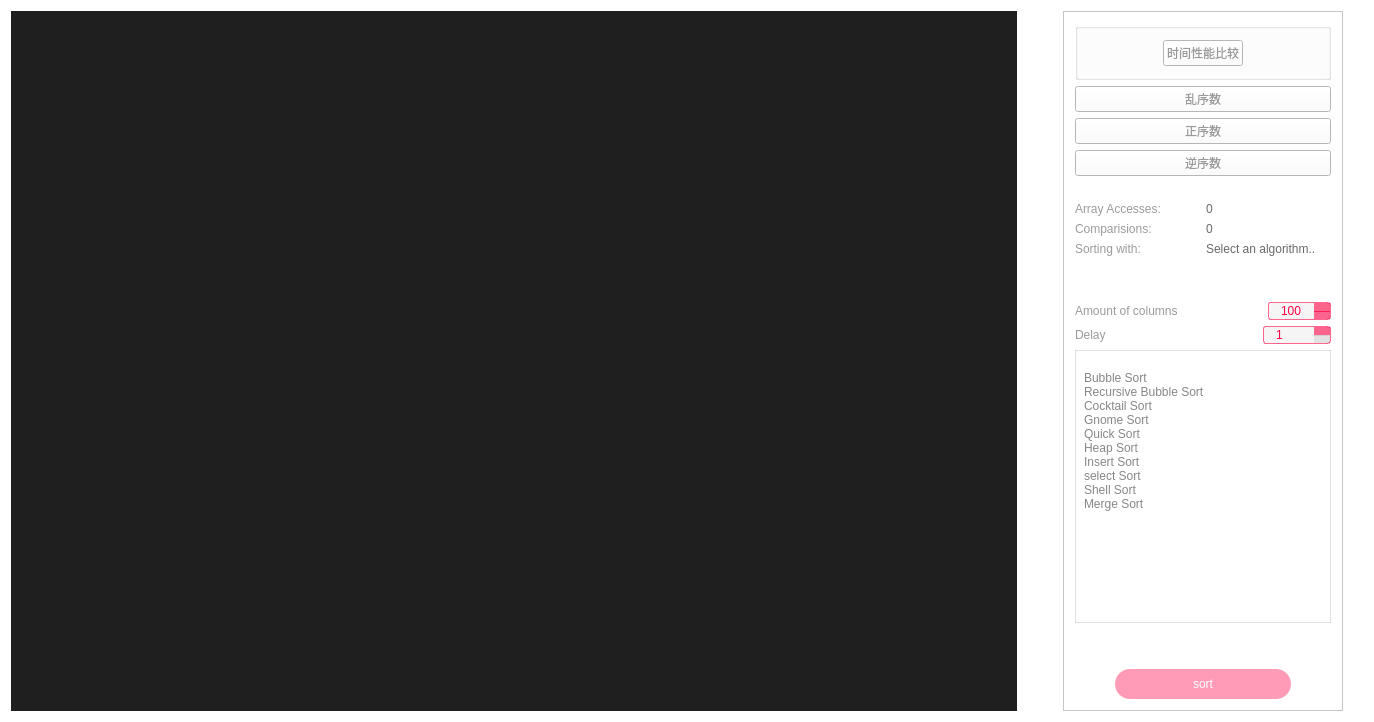
<?xml version="1.0" encoding="UTF-8"?>
<ui version="4.0">
 <class>Widget</class>
 <widget class="QWidget" name="Widget">
  <property name="geometry">
   <rect>
    <x>0</x>
    <y>0</y>
    <width>1374</width>
    <height>720</height>
   </rect>
  </property>
  <property name="windowTitle">
   <string>Widget</string>
  </property>
  <property name="styleSheet">
   <string notr="true">QWidget {
  background-color: #fff;
	font: 25 11pt &quot;Roboto Light&quot;;
	color: rgba(0, 0, 0, 100);
}

#sortButton {
	border:none;
	background-color:  rgba(255, 0, 68,100);
	border-radius: 15%;
	font: 11pt &quot;Roboto&quot;;
	color: #fff;
}

#amountChanger, #delayChanger {
  padding-right: 10px;
	padding-left: 10px;
	border: 1px solid  rgba(255, 0, 68, 150);
	border-radius: 3%;
	background-color: #f5f5f5;
	font: 11pt &quot;Roboto&quot;;
	color: rgb(255, 0, 68);
}

#amountChanger::up-button:pressed, #amountChanger::down-button:pressed,
#delayChanger ::up-button:pressed, #delayChanger::down-button:pressed{
 background-color: rgab(220, 0, 58, 255);
}

#amountChanger::up-button, #amountChanger::down-button,
#delayChanger::up-button, #delayChanger::down-button {
  width: 16px;
  background-color: rgba(255, 0, 68, 150);
}
#amountChanger::down-button,
#delayChanger::down-button  {
	border-top: 1px solid rgba(255, 0, 68, 180);
}

#amountChanger::down-button:hover, #amountChanger::up-button:hover,
#delayChanger::down-button:hover, #delayChanger::up-button:hover {
 background-color:rgba(255, 0, 68, 255);
}

#amountChanger::up-button:disabled,#amountChanger::up-button:off,
#amountChanger::down-button:disabled,#amountChanger::down-button:off,
#delayChanger::up-button:disabled,#delayChanger::up-button:off,
#delayChanger::down-button:disabled,#delayChanger::down-button:off{
  background-color: rgba(0, 0, 0, 20)
}

#amountChanger::down-button:disabled,#amountChanger::down-button:off,
#delayChanger::down-button:disabled,#delayChanger::down-button:off{
  border-top: 1px solid rgba(0, 0, 0, 20);
}
#amountChanger:disabled, #amountChanger:off,
#delayChanger:disabled, #delayChanger:off{
  border: 1px solid rgba(0, 0, 0, 20);
  color:  rgba(0, 0, 0, 50);
}</string>
  </property>
  <layout class="QHBoxLayout" name="horizontalLayout_8">
   <item>
    <layout class="QHBoxLayout" name="horizontalLayout">
     <item>
      <widget class="QGraphicsView" name="cellsToSortBackground">
       <property name="sizePolicy">
        <sizepolicy hsizetype="Expanding" vsizetype="Expanding">
         <horstretch>0</horstretch>
         <verstretch>0</verstretch>
        </sizepolicy>
       </property>
       <property name="minimumSize">
        <size>
         <width>1000</width>
         <height>700</height>
        </size>
       </property>
       <property name="styleSheet">
        <string notr="true">
background-color:rgb(31, 31, 31)</string>
       </property>
       <property name="frameShape">
        <enum>QFrame::NoFrame</enum>
       </property>
       <property name="verticalScrollBarPolicy">
        <enum>Qt::ScrollBarAlwaysOff</enum>
       </property>
       <property name="horizontalScrollBarPolicy">
        <enum>Qt::ScrollBarAlwaysOff</enum>
       </property>
       <property name="alignment">
        <set>Qt::AlignCenter</set>
       </property>
       <property name="renderHints">
        <set>QPainter::Antialiasing|QPainter::HighQualityAntialiasing|QPainter::TextAntialiasing</set>
       </property>
      </widget>
     </item>
     <item>
      <spacer name="horizontalSpacer_4">
       <property name="orientation">
        <enum>Qt::Horizontal</enum>
       </property>
       <property name="sizeType">
        <enum>QSizePolicy::Preferred</enum>
       </property>
       <property name="sizeHint" stdset="0">
        <size>
         <width>40</width>
         <height>20</height>
        </size>
       </property>
      </spacer>
     </item>
     <item>
      <widget class="QFrame" name="frame">
       <property name="sizePolicy">
        <sizepolicy hsizetype="Fixed" vsizetype="Expanding">
         <horstretch>0</horstretch>
         <verstretch>0</verstretch>
        </sizepolicy>
       </property>
       <property name="styleSheet">
        <string notr="true"/>
       </property>
       <property name="frameShape">
        <enum>QFrame::StyledPanel</enum>
       </property>
       <property name="frameShadow">
        <enum>QFrame::Raised</enum>
       </property>
       <layout class="QVBoxLayout" name="verticalLayout">
        <item>
         <widget class="QGroupBox" name="groupBox">
          <layout class="QHBoxLayout" name="horizontalLayout_9">
           <item>
            <spacer name="horizontalSpacer_6">
             <property name="orientation">
              <enum>Qt::Horizontal</enum>
             </property>
             <property name="sizeHint" stdset="0">
              <size>
               <width>40</width>
               <height>20</height>
              </size>
             </property>
            </spacer>
           </item>
           <item>
            <widget class="QPushButton" name="on_time_comparison">
             <property name="sizePolicy">
              <sizepolicy hsizetype="Fixed" vsizetype="Fixed">
               <horstretch>0</horstretch>
               <verstretch>0</verstretch>
              </sizepolicy>
             </property>
             <property name="text">
              <string>时间性能比较</string>
             </property>
            </widget>
           </item>
           <item>
            <spacer name="horizontalSpacer_5">
             <property name="orientation">
              <enum>Qt::Horizontal</enum>
             </property>
             <property name="sizeHint" stdset="0">
              <size>
               <width>40</width>
               <height>20</height>
              </size>
             </property>
            </spacer>
           </item>
          </layout>
         </widget>
        </item>
        <item>
         <widget class="QPushButton" name="change_num_disorder">
          <property name="text">
           <string>乱序数</string>
          </property>
         </widget>
        </item>
        <item>
         <widget class="QPushButton" name="change_num_to_order">
          <property name="text">
           <string>正序数</string>
          </property>
         </widget>
        </item>
        <item>
         <widget class="QPushButton" name="change_num_to_re_order">
          <property name="text">
           <string>逆序数</string>
          </property>
         </widget>
        </item>
        <item>
         <spacer name="verticalSpacer_3">
          <property name="orientation">
           <enum>Qt::Vertical</enum>
          </property>
          <property name="sizeType">
           <enum>QSizePolicy::Fixed</enum>
          </property>
          <property name="sizeHint" stdset="0">
           <size>
            <width>20</width>
            <height>20</height>
           </size>
          </property>
         </spacer>
        </item>
        <item>
         <layout class="QHBoxLayout" name="horizontalLayout_5">
          <property name="sizeConstraint">
           <enum>QLayout::SetMinimumSize</enum>
          </property>
          <item>
           <widget class="QLabel" name="LabelArrayAccesses">
            <property name="styleSheet">
             <string notr="true"/>
            </property>
            <property name="text">
             <string>&lt;html&gt;&lt;head/&gt;&lt;body&gt;&lt;p&gt;Array Accesses:&lt;/p&gt;&lt;/body&gt;&lt;/html&gt;</string>
            </property>
           </widget>
          </item>
          <item>
           <widget class="QLabel" name="LabelArrayAccesses_var">
            <property name="styleSheet">
             <string notr="true">color: rgba(0, 0, 0, 150);</string>
            </property>
            <property name="text">
             <string>&lt;html&gt;&lt;head/&gt;&lt;body&gt;&lt;p&gt;0&lt;/p&gt;&lt;/body&gt;&lt;/html&gt;</string>
            </property>
           </widget>
          </item>
         </layout>
        </item>
        <item>
         <layout class="QHBoxLayout" name="horizontalLayout_3">
          <property name="sizeConstraint">
           <enum>QLayout::SetMinimumSize</enum>
          </property>
          <item>
           <widget class="QLabel" name="LabelComparisions">
            <property name="styleSheet">
             <string notr="true"/>
            </property>
            <property name="text">
             <string>&lt;html&gt;&lt;head/&gt;&lt;body&gt;&lt;p&gt;Comparisions:&lt;/p&gt;&lt;/body&gt;&lt;/html&gt;</string>
            </property>
           </widget>
          </item>
          <item>
           <widget class="QLabel" name="LabelComparisions_var">
            <property name="styleSheet">
             <string notr="true">color: rgba(0, 0, 0, 150);</string>
            </property>
            <property name="text">
             <string>&lt;html&gt;&lt;head/&gt;&lt;body&gt;&lt;p&gt;0&lt;/p&gt;&lt;/body&gt;&lt;/html&gt;</string>
            </property>
           </widget>
          </item>
         </layout>
        </item>
        <item>
         <layout class="QHBoxLayout" name="horizontalLayout_2">
          <property name="sizeConstraint">
           <enum>QLayout::SetMinimumSize</enum>
          </property>
          <item>
           <widget class="QLabel" name="LabelSortingWith">
            <property name="styleSheet">
             <string notr="true"/>
            </property>
            <property name="text">
             <string>&lt;html&gt;&lt;head/&gt;&lt;body&gt;&lt;p&gt;Sorting with:&lt;/p&gt;&lt;/body&gt;&lt;/html&gt;</string>
            </property>
           </widget>
          </item>
          <item>
           <widget class="QLabel" name="LabelSortingWith_var">
            <property name="styleSheet">
             <string notr="true">color: rgba(0, 0, 0, 150);</string>
            </property>
            <property name="text">
             <string>&lt;html&gt;&lt;head/&gt;&lt;body&gt;&lt;p&gt;Select an algorithm..&lt;/p&gt;&lt;/body&gt;&lt;/html&gt;</string>
            </property>
           </widget>
          </item>
         </layout>
        </item>
        <item>
         <spacer name="verticalSpacer">
          <property name="orientation">
           <enum>Qt::Vertical</enum>
          </property>
          <property name="sizeType">
           <enum>QSizePolicy::Fixed</enum>
          </property>
          <property name="sizeHint" stdset="0">
           <size>
            <width>20</width>
            <height>40</height>
           </size>
          </property>
         </spacer>
        </item>
        <item>
         <layout class="QHBoxLayout" name="horizontalLayout_6">
          <item>
           <widget class="QLabel" name="LabelAmountChanger">
            <property name="styleSheet">
             <string notr="true"/>
            </property>
            <property name="text">
             <string>&lt;html&gt;&lt;head/&gt;&lt;body&gt;&lt;p&gt;Amount of columns&lt;/p&gt;&lt;/body&gt;&lt;/html&gt;</string>
            </property>
           </widget>
          </item>
          <item>
           <widget class="QSpinBox" name="amountChanger">
            <property name="sizePolicy">
             <sizepolicy hsizetype="Fixed" vsizetype="Fixed">
              <horstretch>0</horstretch>
              <verstretch>0</verstretch>
             </sizepolicy>
            </property>
            <property name="minimumSize">
             <size>
              <width>0</width>
              <height>0</height>
             </size>
            </property>
            <property name="cursor">
             <cursorShape>PointingHandCursor</cursorShape>
            </property>
            <property name="styleSheet">
             <string notr="true"/>
            </property>
            <property name="readOnly">
             <bool>false</bool>
            </property>
            <property name="minimum">
             <number>50</number>
            </property>
            <property name="maximum">
             <number>500</number>
            </property>
            <property name="singleStep">
             <number>50</number>
            </property>
            <property name="value">
             <number>100</number>
            </property>
            <property name="displayIntegerBase">
             <number>10</number>
            </property>
           </widget>
          </item>
         </layout>
        </item>
        <item>
         <layout class="QHBoxLayout" name="horizontalLayout_7">
          <item>
           <widget class="QLabel" name="LabelDelayChanger">
            <property name="styleSheet">
             <string notr="true"/>
            </property>
            <property name="text">
             <string>&lt;html&gt;&lt;head/&gt;&lt;body&gt;&lt;p&gt;Delay&lt;/p&gt;&lt;/body&gt;&lt;/html&gt;</string>
            </property>
           </widget>
          </item>
          <item>
           <widget class="QSpinBox" name="delayChanger">
            <property name="sizePolicy">
             <sizepolicy hsizetype="Maximum" vsizetype="Fixed">
              <horstretch>0</horstretch>
              <verstretch>0</verstretch>
             </sizepolicy>
            </property>
            <property name="minimumSize">
             <size>
              <width>68</width>
              <height>0</height>
             </size>
            </property>
            <property name="cursor">
             <cursorShape>PointingHandCursor</cursorShape>
            </property>
            <property name="styleSheet">
             <string notr="true"/>
            </property>
            <property name="minimum">
             <number>1</number>
            </property>
            <property name="maximum">
             <number>20</number>
            </property>
            <property name="singleStep">
             <number>1</number>
            </property>
            <property name="value">
             <number>1</number>
            </property>
            <property name="displayIntegerBase">
             <number>10</number>
            </property>
           </widget>
          </item>
         </layout>
        </item>
        <item>
         <widget class="QListWidget" name="algorithmSelection">
          <property name="styleSheet">
           <string notr="true">border: 1px solid rgba(0,0,0,30);
padding-top: 20px;
padding-left: 5px;
padding-right: 5px;
color: rgba(0,0,0,120);
font: 87 14pt &quot;Roboto Light&quot;;</string>
          </property>
          <property name="frameShape">
           <enum>QFrame::StyledPanel</enum>
          </property>
          <property name="frameShadow">
           <enum>QFrame::Sunken</enum>
          </property>
          <property name="verticalScrollBarPolicy">
           <enum>Qt::ScrollBarAlwaysOff</enum>
          </property>
          <property name="horizontalScrollBarPolicy">
           <enum>Qt::ScrollBarAlwaysOff</enum>
          </property>
          <property name="dragDropMode">
           <enum>QAbstractItemView::InternalMove</enum>
          </property>
          <property name="selectionMode">
           <enum>QAbstractItemView::SingleSelection</enum>
          </property>
          <property name="selectionBehavior">
           <enum>QAbstractItemView::SelectRows</enum>
          </property>
          <property name="textElideMode">
           <enum>Qt::ElideLeft</enum>
          </property>
          <property name="layoutMode">
           <enum>QListView::Batched</enum>
          </property>
          <item>
           <property name="text">
            <string>Bubble Sort</string>
           </property>
           <property name="textAlignment">
            <set>AlignLeading|AlignVCenter</set>
           </property>
          </item>
          <item>
           <property name="text">
            <string>Recursive Bubble Sort</string>
           </property>
          </item>
          <item>
           <property name="text">
            <string>Cocktail Sort</string>
           </property>
           <property name="textAlignment">
            <set>AlignLeading|AlignVCenter</set>
           </property>
          </item>
          <item>
           <property name="text">
            <string>Gnome Sort</string>
           </property>
          </item>
          <item>
           <property name="text">
            <string>Quick Sort</string>
           </property>
          </item>
          <item>
           <property name="text">
            <string>Heap Sort</string>
           </property>
          </item>
          <item>
           <property name="text">
            <string>Insert Sort</string>
           </property>
          </item>
          <item>
           <property name="text">
            <string>select Sort</string>
           </property>
          </item>
          <item>
           <property name="text">
            <string>Shell Sort</string>
           </property>
          </item>
          <item>
           <property name="text">
            <string>Merge Sort</string>
           </property>
          </item>
         </widget>
        </item>
        <item>
         <spacer name="verticalSpacer_2">
          <property name="orientation">
           <enum>Qt::Vertical</enum>
          </property>
          <property name="sizeType">
           <enum>QSizePolicy::Fixed</enum>
          </property>
          <property name="sizeHint" stdset="0">
           <size>
            <width>20</width>
            <height>40</height>
           </size>
          </property>
         </spacer>
        </item>
        <item>
         <layout class="QHBoxLayout" name="horizontalLayout_4">
          <item>
           <spacer name="horizontalSpacer">
            <property name="orientation">
             <enum>Qt::Horizontal</enum>
            </property>
            <property name="sizeHint" stdset="0">
             <size>
              <width>40</width>
              <height>20</height>
             </size>
            </property>
           </spacer>
          </item>
          <item>
           <widget class="QPushButton" name="sortButton">
            <property name="sizePolicy">
             <sizepolicy hsizetype="Fixed" vsizetype="Fixed">
              <horstretch>0</horstretch>
              <verstretch>0</verstretch>
             </sizepolicy>
            </property>
            <property name="minimumSize">
             <size>
              <width>176</width>
              <height>30</height>
             </size>
            </property>
            <property name="cursor">
             <cursorShape>PointingHandCursor</cursorShape>
            </property>
            <property name="styleSheet">
             <string notr="true"/>
            </property>
            <property name="text">
             <string>sort</string>
            </property>
            <property name="flat">
             <bool>false</bool>
            </property>
           </widget>
          </item>
          <item>
           <spacer name="horizontalSpacer_2">
            <property name="orientation">
             <enum>Qt::Horizontal</enum>
            </property>
            <property name="sizeHint" stdset="0">
             <size>
              <width>40</width>
              <height>20</height>
             </size>
            </property>
           </spacer>
          </item>
         </layout>
        </item>
       </layout>
      </widget>
     </item>
    </layout>
   </item>
   <item>
    <spacer name="horizontalSpacer_3">
     <property name="orientation">
      <enum>Qt::Horizontal</enum>
     </property>
     <property name="sizeType">
      <enum>QSizePolicy::Fixed</enum>
     </property>
     <property name="sizeHint" stdset="0">
      <size>
       <width>20</width>
       <height>20</height>
      </size>
     </property>
    </spacer>
   </item>
  </layout>
 </widget>
 <layoutdefault spacing="6" margin="11"/>
 <resources/>
 <connections/>
</ui>
